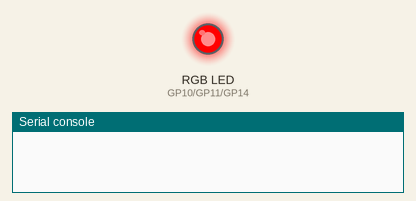
Bench run of a program on a simulated Raspberry Pi Pico running MicroPython. Shown: an RGB LED mixed from three pins (HIGH = lit), the last lines printed to the serial console.

Above: at 0.5 s.
At 2.5 s:
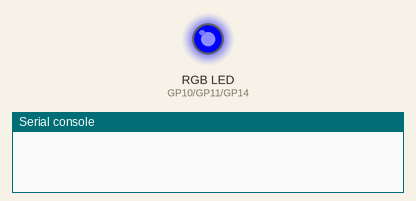
At 3.5 s:
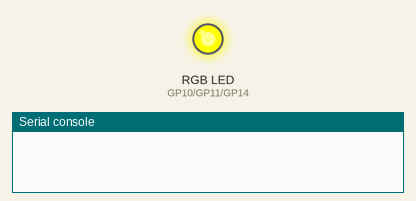
At 4.5 s:
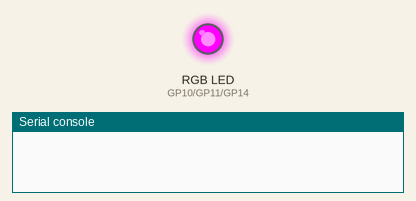
At 6.5 s:
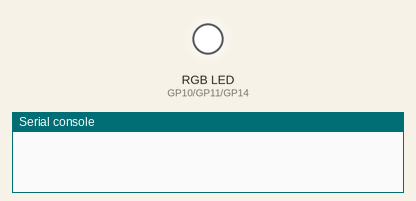
At 9.5 s:
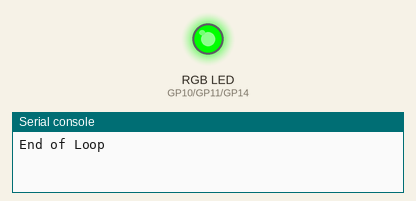
Timing chart, 0 to 10.4 s (numbered marks = the images above):
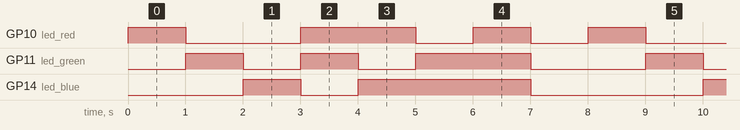

Measured:
- by itself, GP10 (led_red): repeats every 8.0 s: LOW 2.0 s, HIGH 2.0 s, 2 × (LOW 1.0 s, HIGH 1.0 s)
- by itself, GP11 (led_green): repeats every 8.0 s: LOW 1.0 s, HIGH 1.0 s, LOW 1.0 s, HIGH 2.0 s, LOW 2.0 s, HIGH 1.0 s
- by itself, GP14 (led_blue): repeats every 8.0 s: LOW 1.0 s, HIGH 3.0 s, LOW 3.0 s, HIGH 1.0 s

The program:

blink.py
```python
# 树莓派 Pico RGB Blink
# rgb-blink.py

# RED LED - Pico GPIO 10 - Pin 14
# GREEN LED - Pico GPIO 11 - Pin 15
# BLUE LED - Pico GPIO 14 - Pin 19

# DroneBot Workshop 2021
# https://dronebotworkshop.com


import machine
import utime

led_red = machine.Pin(10, machine.Pin.OUT)
led_green = machine.Pin(11, machine.Pin.OUT)
led_blue = machine.Pin(14, machine.Pin.OUT)


while True:

    led_red.value(1)
    led_green.value(0)
    led_blue.value(0)
    utime.sleep(1)

    led_red.value(0)
    led_green.value(1)
    led_blue.value(0)
    utime.sleep(1)

    led_red.value(0)
    led_green.value(0)
    led_blue.value(1)
    utime.sleep(1)

    led_red.value(1)
    led_green.value(1)
    led_blue.value(0)
    utime.sleep(1)

    led_red.value(1)
    led_green.value(0)
    led_blue.value(1)
    utime.sleep(1)

    led_red.value(0)
    led_green.value(1)
    led_blue.value(1)
    utime.sleep(1)

    led_red.value(1)
    led_green.value(1)
    led_blue.value(1)
    utime.sleep(1)

    print("End of Loop")

    led_red.value(0)
    led_green.value(0)
    led_blue.value(0)
    utime.sleep(1)
    
```
